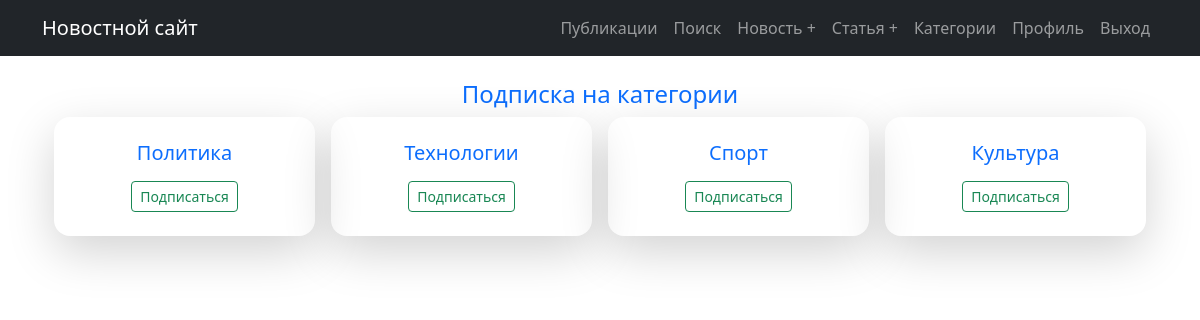
The page /post/categories/ (signed in) on the database as committed earlier.
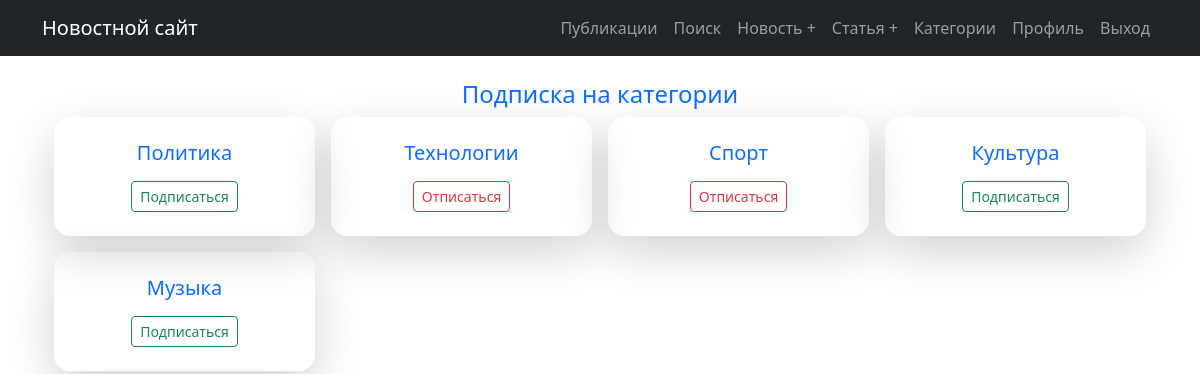
The same page on the database as committed later.
### NewsPortal/models.py (models this page shows, shortened)
class Category(models.Model):
    name_category = models.CharField(max_length=255, unique=True)
    subscribers = models.ManyToManyField(User, related_name='categories')

### NewsPortal/views.py (the view)
# urls.py: path('categories/', CategoryListView.as_view(), name="category_list"),
class CategoryListView(LoginRequiredMixin, ListView):
    model = Category
    template_name = 'category_list.html'
    context_object_name = 'categories'

### templates/category_list.html (shortened to what this page needs)
{% extends 'flatpages/default.html' %}
{% block content %}
    <div class="container mt-4">
        <h4 class="text-primary">Подписка на категории</h4>
        <div class="row g-3">
            {% for category in categories %}
                <div class="col-12 col-sm-6 col-md-4 col-lg-3">
                    <div class="shadow-lg border-0 rounded-4 p-4 text-center h-100">
                        <h5 class="text-primary">{{ category.name_category }}</h5>
                        {% if user in category.subscribers.all %}
                            <a href="{% url 'unsubscribe' category.id %}" class="btn btn-outline-danger btn-sm mt-2">Отписаться</a>
                        {% else %}
                            <a href="{% url 'subscribe' category.id %}" class="btn btn-outline-success btn-sm mt-2">Подписаться</a>
                        {% endif %}
                    </div>
                </div>
            {% endfor %}
        </div>
    </div>
{% endblock content %}

### templates/flatpages/default.html (shortened to what this page needs)
<!DOCTYPE html>
<html lang="en">
    <head>
        <link rel="stylesheet" href="https://cdnjs.cloudflare.com/ajax/libs/font-awesome/6.5.2/css/all.min.css">
        {% load static %}
        <link href="{% static 'css/styles.css' %}" rel="stylesheet" />
    </head>
    <body>
        <nav class="navbar navbar-expand-lg navbar-dark bg-dark">
            <div class="container">
                <a class="navbar-brand" href="/">Новостной сайт</a>
                <div class="collapse navbar-collapse" id="navbarSupportedContent">
                    <ul class="navbar-nav ms-auto mb-2 mb-lg-0">
                        <li class="nav-item"><a class="nav-link" href="{% url 'post_list' %}">Публикации</a></li>
                        <li class="nav-item"><a class="nav-link" href="{% url 'post_search' %}">Поиск</a></li>
                        {% if perms.NewsPortal.add_post %}
                        <li class="nav-item"><a class="nav-link" href="{% url 'news_create' %}">Новость +</a></li>
                        <li class="nav-item"><a class="nav-link" href="{% url 'articles_create' %}">Статья +</a></li>
                        {% endif %}
                        {% if user.is_authenticated %}
                        <li class="nav-item"><a class="nav-link" href="{% url 'category_list' %}">Категории</a></li>
                        <li class="nav-item"><a class="nav-link" href="{% url 'user_profile' %}">Профиль</a></li>
                        <li class="nav-item"><a class="nav-link" href="{% url 'account_logout' %}">Выход</a></li>
                        {% else %}
                        <li class="nav-item"><a class="nav-link" href="{% url 'account_signup' %}">Регистрация</a></li>
                        <li class="nav-item"><a class="nav-link" href="{% url 'account_login' %}">Вход</a></li>
                        {% endif %}
                    </ul>
                </div>
            </div>
        </nav>
        <div class="container">
            <div class="row">
                <div class="col-lg-12 text-center">
                    {% block content %}{% endblock content %}
                </div>
            </div>
        </div>
    </body>
</html>

Rows that differ between the two databases and show on the page:
computed for Category "Технологии": text "Подписаться" → "Отписаться"
computed for Category "Спорт": text "Подписаться" → "Отписаться"
added Category: name_category "Музыка", shows "Подписаться"
